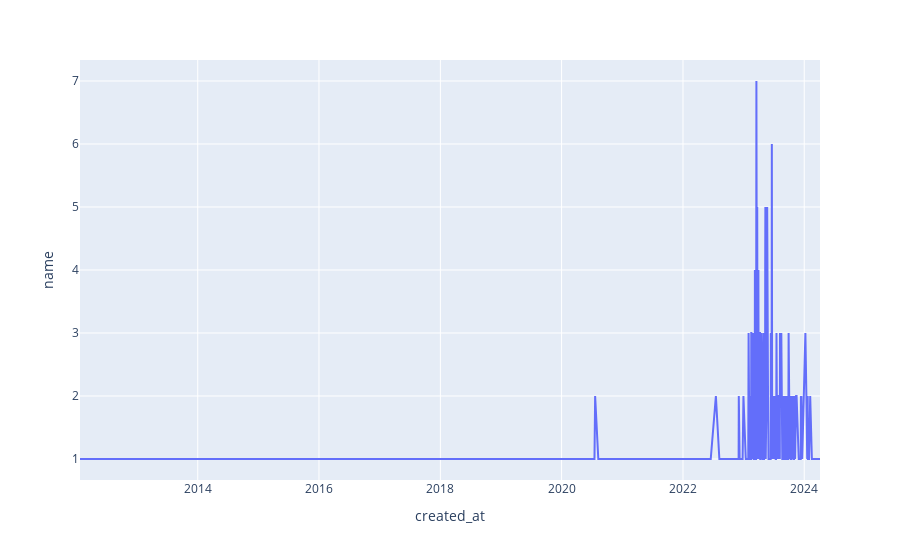

Notebook code cell kept with this figure:
### Code cell
fig = px.line(repo_counts, x='created_at', y='name', markers=False)
fig

### Figure 1 — Plotly figure (JSON) as saved in the notebook; plotly's stock layout.template omitted (floating-point values rounded to 4 significant figures; data arrays with more than 128 entries replaced by an {"elided": "..."} marker saying what was removed)
{"data": [{"hovertemplate": "created_at=%{x}<br>name=%{y}<extra></extra>", "legendgroup": "", "line": {"color": "#636efa", "dash": "solid"}, "marker": {"symbol": "circle"}, "mode": "lines", "name": "", "orientation": "v", "showlegend": false, "type": "scatter", "x": {"elided": "374 str values"}, "xaxis": "x", "y": {"elided": "374 int values"}, "yaxis": "y"}], "layout": {"legend": {"tracegroupgap": 0}, "margin": {"t": 60}, "xaxis": {"anchor": "y", "domain": [0, 1], "title": {"text": "created_at"}}, "yaxis": {"anchor": "x", "domain": [0, 1], "title": {"text": "name"}}}}
